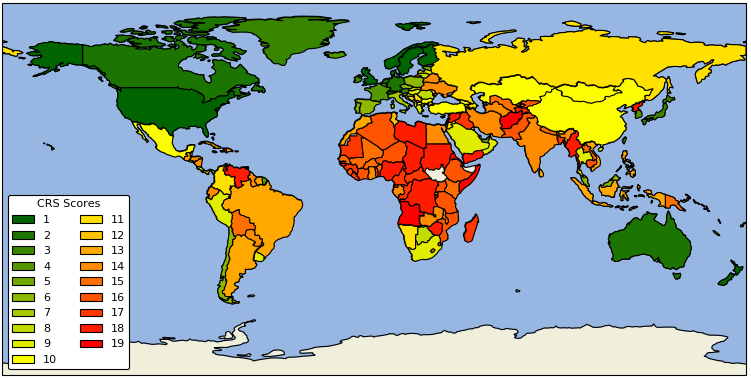

Write the Python code that produced this figure.
import matplotlib.pyplot as plt
import cartopy
import cartopy.io.shapereader as shpreader
import cartopy.crs as ccrs
import pandas as pd
import matplotlib.patches as mpatches

# cd /Users/Baptiste/Documents/PROGRAMMING/Python/Cartopy
# load data
data = pd.read_csv('scores.csv', delimiter=',')

# create initial map shape and object ax
ax = plt.axes(projection=ccrs.PlateCarree())
ax.add_feature(cartopy.feature.LAND)
ax.add_feature(cartopy.feature.OCEAN)
ax.add_feature(cartopy.feature.COASTLINE)
ax.add_feature(cartopy.feature.BORDERS, linestyle='-', alpha=.5)
ax.set_extent([-180, 180, -90, 90])


shpfilename = shpreader.natural_earth(resolution='110m',
                                      category='cultural',
                                      name='admin_0_countries')
reader = shpreader.Reader(shpfilename)
countries = reader.records()

list_CRS = [x+1 for x in range(0,19)]
red_CRS = [0 for x in range(0,19)]
green_CRS = [0 for x in range(0,19)]
blue_CRS = [0 for x in range(0,19)]

# assign color to each country using ISO codes
for country in countries:
    for i in range(0,len(data)):
        for c in list_CRS:
            if (c>10):
                ind_1 = 0
                ind_2 = 1
            else:
                ind_1 = 1
                ind_2 = 0
            red_CRS[c-1] = (ind_1*(c-1)*(255/9) + ind_2*255)/255.
            green_CRS[c-1] = (ind_1*(100+(c-1)*(155/9)) + ind_2*(19-c)*(255/9))/255.
            blue_CRS[c-1] = 0/255.
            if (country.attributes['adm0_a3'] == data['ISO'].iloc[i] and data['dynamic_CRS'].iloc[i] == c):
                ax.add_geometries(country.geometry, ccrs.PlateCarree(),
                                  facecolor=(red_CRS[c-1],green_CRS[c-1],blue_CRS[c-1]),
                                  label=country.attributes['adm0_a3'])
                                  
                                  
# create the legend
CRS1 = mpatches.Rectangle((0, 0), 0.25, 0.25, facecolor=(red_CRS[0], green_CRS[0], blue_CRS[0]))
CRS2 = mpatches.Rectangle((0, 0), 0.25, 0.25, facecolor=(red_CRS[1], green_CRS[1], blue_CRS[1]))
CRS3 = mpatches.Rectangle((0, 0), 0.25, 0.25, facecolor=(red_CRS[2], green_CRS[2], blue_CRS[2]))
CRS4 = mpatches.Rectangle((0, 0), 0.25, 0.25, facecolor=(red_CRS[3], green_CRS[3], blue_CRS[3]))
CRS5 = mpatches.Rectangle((0, 0), 0.25, 0.25, facecolor=(red_CRS[4], green_CRS[4], blue_CRS[4]))
CRS6 = mpatches.Rectangle((0, 0), 0.25, 0.25, facecolor=(red_CRS[5], green_CRS[5], blue_CRS[5]))
CRS7 = mpatches.Rectangle((0, 0), 0.25, 0.25, facecolor=(red_CRS[6], green_CRS[6], blue_CRS[6]))
CRS8 = mpatches.Rectangle((0, 0), 0.25, 0.25, facecolor=(red_CRS[7], green_CRS[7], blue_CRS[7]))
CRS9 = mpatches.Rectangle((0, 0), 0.25, 0.25, facecolor=(red_CRS[8], green_CRS[8], blue_CRS[8]))
CRS10 = mpatches.Rectangle((0, 0), 0.25, 0.25, facecolor=(red_CRS[9], green_CRS[9], blue_CRS[9]))
CRS11 = mpatches.Rectangle((0, 0), 0.25, 0.25, facecolor=(red_CRS[10], green_CRS[10], blue_CRS[10]))
CRS12 = mpatches.Rectangle((0, 0), 0.25, 0.25, facecolor=(red_CRS[11], green_CRS[11], blue_CRS[11]))
CRS13 = mpatches.Rectangle((0, 0), 0.25, 0.25, facecolor=(red_CRS[12], green_CRS[12], blue_CRS[12]))
CRS14 = mpatches.Rectangle((0, 0), 0.25, 0.25, facecolor=(red_CRS[13], green_CRS[13], blue_CRS[13]))
CRS15 = mpatches.Rectangle((0, 0), 0.25, 0.25, facecolor=(red_CRS[14], green_CRS[14], blue_CRS[14]))
CRS16 = mpatches.Rectangle((0, 0), 0.25, 0.25, facecolor=(red_CRS[15], green_CRS[15], blue_CRS[15]))
CRS17 = mpatches.Rectangle((0, 0), 0.25, 0.25, facecolor=(red_CRS[16], green_CRS[16], blue_CRS[16]))
CRS18 = mpatches.Rectangle((0, 0), 0.25, 0.25, facecolor=(red_CRS[17], green_CRS[17], blue_CRS[17]))
CRS19 = mpatches.Rectangle((0, 0), 0.25, 0.25, facecolor=(red_CRS[18], green_CRS[18], blue_CRS[18]))
labels = ['1','2','3','4','5','6','7','8','9','10','11','12','13','14','15','16','17','18','19']
plt.legend([CRS1, CRS2, CRS3, CRS4, CRS5, CRS6, CRS7, CRS8, CRS9, CRS10,CRS11, CRS12, CRS13, CRS14, CRS15, CRS16, CRS17, CRS18, CRS19], labels, loc=3,prop={'size':10}, ncol = 2, fancybox=True,title="CRS Scores")

# show plot
plt.show()
